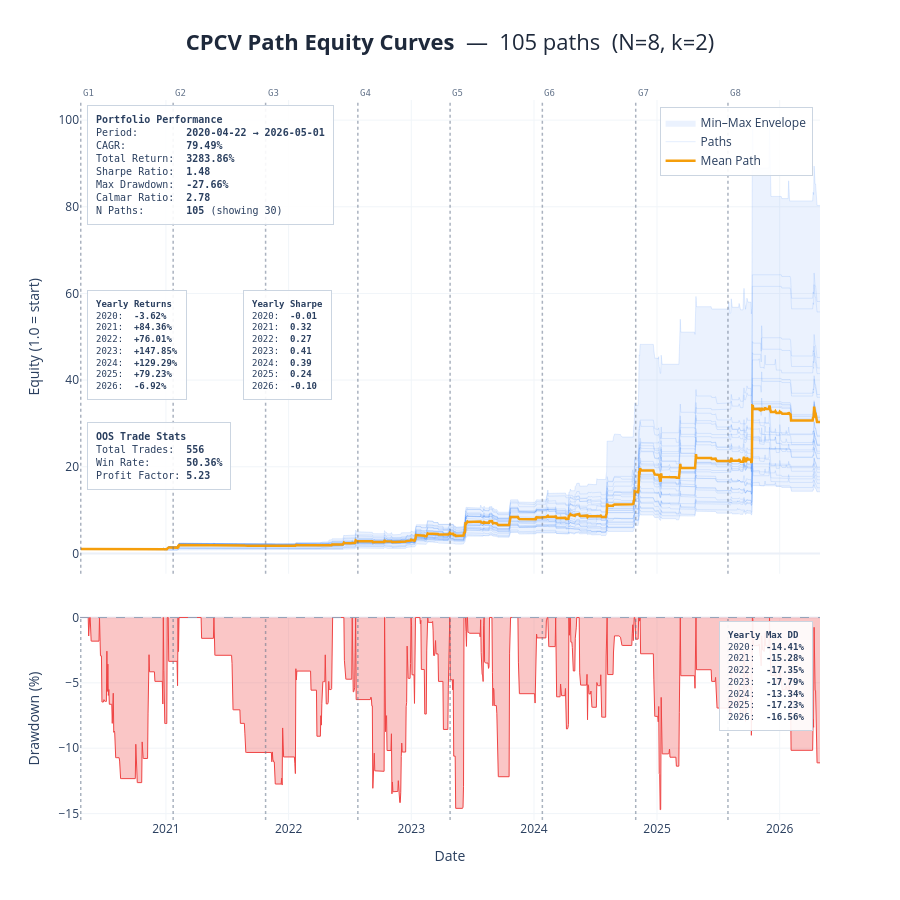
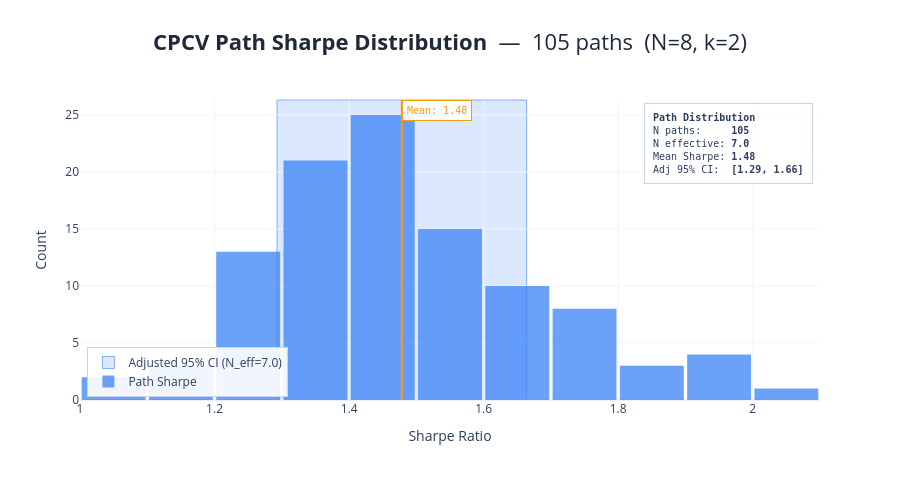

Here is the notebook cell these charts were saved with, in order:
### Markdown cell above
---
## Path-Level Charts

Three outputs:
- **Equity curves** — all 105 paths (semi-transparent blue), the mean path (bold amber),
  and the min-max envelope. Vertical dotted lines mark group boundaries g0-g7.
- **Sharpe histogram** — distribution of the 105 path-level Sharpe ratios with an
  overlap-adjusted confidence interval overlay.
- **Confidence interval text table** — naive and overlap-adjusted 95% CIs for Sharpe,
  Calmar, and Max DD.

### Code cell
ci = cpcv_confidence_intervals(results)
plot_cpcv_results(results, wf_sharpe=WF_SHARPE, ci_results=ci);

### Figure 1 — Plotly figure (JSON) as saved in the notebook; plotly's stock layout.template omitted (floating-point values rounded to 4 significant figures; data arrays with more than 128 entries replaced by an {"elided": "..."} marker saying what was removed)
{"data": [{"fill": "toself", "fillcolor": "rgba(59, 130, 246, 0.10)", "hoverinfo": "skip", "line": {"color": "rgba(0,0,0,0)"}, "name": "Min–Max Envelope", "type": "scatter", "x": {"elided": "3012 str values"}, "xaxis": "x", "y": {"elided": "3012 float values"}, "yaxis": "y"}, {"hoverinfo": "skip", "line": {"color": "#3b82f6", "width": 0.7}, "mode": "lines", "name": "Paths", "opacity": 0.2, "showlegend": true, "type": "scatter", "x": {"elided": "1506 str values"}, "xaxis": "x", "y": {"elided": "1506 float values"}, "yaxis": "y"}, {"hoverinfo": "skip", "line": {"color": "#3b82f6", "width": 0.7}, "mode": "lines", "name": "Paths", "opacity": 0.2, "showlegend": false, "type": "scatter", "x": {"elided": "1506 str values"}, "xaxis": "x", "y": {"elided": "1506 float values"}, "yaxis": "y"}, {"hoverinfo": "skip", "line": {"color": "#3b82f6", "width": 0.7}, "mode": "lines", "name": "Paths", "opacity": 0.2, "showlegend": false, "type": "scatter", "x": {"elided": "1506 str values"}, "xaxis": "x", "y": {"elided": "1506 float values"}, "yaxis": "y"}, {"hoverinfo": "skip", "line": {"color": "#3b82f6", "width": 0.7}, "mode": "lines", "name": "Paths", "opacity": 0.2, "showlegend": false, "type": "scatter", "x": {"elided": "1506 str values"}, "xaxis": "x", "y": {"elided": "1506 float values"}, "yaxis": "y"}, {"hoverinfo": "skip", "line": {"color": "#3b82f6", "width": 0.7}, "mode": "lines", "name": "Paths", "opacity": 0.2, "showlegend": false, "type": "scatter", "x": {"elided": "1506 str values"}, "xaxis": "x", "y": {"elided": "1506 float values"}, "yaxis": "y"}, {"hoverinfo": "skip", "line": {"color": "#3b82f6", "width": 0.7}, "mode": "lines", "name": "Paths", "opacity": 0.2, "showlegend": false, "type": "scatter", "x": {"elided": "1506 str values"}, "xaxis": "x", "y": {"elided": "1506 float values"}, "yaxis": "y"}, {"hoverinfo": "skip", "line": {"color": "#3b82f6", "width": 0.7}, "mode": "lines", "name": "Paths", "opacity": 0.2, "showlegend": false, "type": "scatter", "x": {"elided": "1506 str values"}, "xaxis": "x", "y": {"elided": "1506 float values"}, "yaxis": "y"}, {"hoverinfo": "skip", "line": {"color": "#3b82f6", "width": 0.7}, "mode": "lines", "name": "Paths", "opacity": 0.2, "showlegend": false, "type": "scatter", "x": {"elided": "1506 str values"}, "xaxis": "x", "y": {"elided": "1506 float values"}, "yaxis": "y"}, {"hoverinfo": "skip", "line": {"color": "#3b82f6", "width": 0.7}, "mode": "lines", "name": "Paths", "opacity": 0.2, "showlegend": false, "type": "scatter", "x": {"elided": "1506 str values"}, "xaxis": "x", "y": {"elided": "1506 float values"}, "yaxis": "y"}, {"hoverinfo": "skip", "line": {"color": "#3b82f6", "width": 0.7}, "mode": "lines", "name": "Paths", "opacity": 0.2, "showlegend": false, "type": "scatter", "x": {"elided": "1506 str values"}, "xaxis": "x", "y": {"elided": "1506 float values"}, "yaxis": "y"}, {"hoverinfo": "skip", "line": {"color": "#3b82f6", "width": 0.7}, "mode": "lines", "name": "Paths", "opacity": 0.2, "showlegend": false, "type": "scatter", "x": {"elided": "1506 str values"}, "xaxis": "x", "y": {"elided": "1506 float values"}, "yaxis": "y"}, {"hoverinfo": "skip", "line": {"color": "#3b82f6", "width": 0.7}, "mode": "lines", "name": "Paths", "opacity": 0.2, "showlegend": false, "type": "scatter", "x": {"elided": "1506 str values"}, "xaxis": "x", "y": {"elided": "1506 float values"}, "yaxis": "y"}, {"hoverinfo": "skip", "line": {"color": "#3b82f6", "width": 0.7}, "mode": "lines", "name": "Paths", "opacity": 0.2, "showlegend": false, "type": "scatter", "x": {"elided": "1506 str values"}, "xaxis": "x", "y": {"elided": "1506 float values"}, "yaxis": "y"}, {"hoverinfo": "skip", "line": {"color": "#3b82f6", "width": 0.7}, "mode": "lines", "name": "Paths", "opacity": 0.2, "showlegend": false, "type": "scatter", "x": {"elided": "1506 str values"}, "xaxis": "x", "y": {"elided": "1506 float values"}, "yaxis": "y"}, {"hoverinfo": "skip", "line": {"color": "#3b82f6", "width": 0.7}, "mode": "lines", "name": "Paths", "opacity": 0.2, "showlegend": false, "type": "scatter", "x": {"elided": "1506 str values"}, "xaxis": "x", "y": {"elided": "1506 float values"}, "yaxis": "y"}, {"hoverinfo": "skip", "line": {"color": "#3b82f6", "width": 0.7}, "mode": "lines", "name": "Paths", "opacity": 0.2, "showlegend": false, "type": "scatter", "x": {"elided": "1506 str values"}, "xaxis": "x", "y": {"elided": "1506 float values"}, "yaxis": "y"}, {"hoverinfo": "skip", "line": {"color": "#3b82f6", "width": 0.7}, "mode": "lines", "name": "Paths", "opacity": 0.2, "showlegend": false, "type": "scatter", "x": {"elided": "1506 str values"}, "xaxis": "x", "y": {"elided": "1506 float values"}, "yaxis": "y"}, {"hoverinfo": "skip", "line": {"color": "#3b82f6", "width": 0.7}, "mode": "lines", "name": "Paths", "opacity": 0.2, "showlegend": false, "type": "scatter", "x": {"elided": "1506 str values"}, "xaxis": "x", "y": {"elided": "1506 float values"}, "yaxis": "y"}, {"hoverinfo": "skip", "line": {"color": "#3b82f6", "width": 0.7}, "mode": "lines", "name": "Paths", "opacity": 0.2, "showlegend": false, "type": "scatter", "x": {"elided": "1506 str values"}, "xaxis": "x", "y": {"elided": "1506 float values"}, "yaxis": "y"}, {"hoverinfo": "skip", "line": {"color": "#3b82f6", "width": 0.7}, "mode": "lines", "name": "Paths", "opacity": 0.2, "showlegend": false, "type": "scatter", "x": {"elided": "1506 str values"}, "xaxis": "x", "y": {"elided": "1506 float values"}, "yaxis": "y"}, {"hoverinfo": "skip", "line": {"color": "#3b82f6", "width": 0.7}, "mode": "lines", "name": "Paths", "opacity": 0.2, "showlegend": false, "type": "scatter", "x": {"elided": "1506 str values"}, "xaxis": "x", "y": {"elided": "1506 float values"}, "yaxis": "y"}, {"hoverinfo": "skip", "line": {"color": "#3b82f6", "width": 0.7}, "mode": "lines", "name": "Paths", "opacity": 0.2, "showlegend": false, "type": "scatter", "x": {"elided": "1506 str values"}, "xaxis": "x", "y": {"elided": "1506 float values"}, "yaxis": "y"}, {"hoverinfo": "skip", "line": {"color": "#3b82f6", "width": 0.7}, "mode": "lines", "name": "Paths", "opacity": 0.2, "showlegend": false, "type": "scatter", "x": {"elided": "1506 str values"}, "xaxis": "x", "y": {"elided": "1506 float values"}, "yaxis": "y"}, {"hoverinfo": "skip", "line": {"color": "#3b82f6", "width": 0.7}, "mode": "lines", "name": "Paths", "opacity": 0.2, "showlegend": false, "type": "scatter", "x": {"elided": "1506 str values"}, "xaxis": "x", "y": {"elided": "1506 float values"}, "yaxis": "y"}, {"hoverinfo": "skip", "line": {"color": "#3b82f6", "width": 0.7}, "mode": "lines", "name": "Paths", "opacity": 0.2, "showlegend": false, "type": "scatter", "x": {"elided": "1506 str values"}, "xaxis": "x", "y": {"elided": "1506 float values"}, "yaxis": "y"}, {"hoverinfo": "skip", "line": {"color": "#3b82f6", "width": 0.7}, "mode": "lines", "name": "Paths", "opacity": 0.2, "showlegend": false, "type": "scatter", "x": {"elided": "1506 str values"}, "xaxis": "x", "y": {"elided": "1506 float values"}, "yaxis": "y"}, {"hoverinfo": "skip", "line": {"color": "#3b82f6", "width": 0.7}, "mode": "lines", "name": "Paths", "opacity": 0.2, "showlegend": false, "type": "scatter", "x": {"elided": "1506 str values"}, "xaxis": "x", "y": {"elided": "1506 float values"}, "yaxis": "y"}, {"hoverinfo": "skip", "line": {"color": "#3b82f6", "width": 0.7}, "mode": "lines", "name": "Paths", "opacity": 0.2, "showlegend": false, "type": "scatter", "x": {"elided": "1506 str values"}, "xaxis": "x", "y": {"elided": "1506 float values"}, "yaxis": "y"}, {"hoverinfo": "skip", "line": {"color": "#3b82f6", "width": 0.7}, "mode": "lines", "name": "Paths", "opacity": 0.2, "showlegend": false, "type": "scatter", "x": {"elided": "1506 str values"}, "xaxis": "x", "y": {"elided": "1506 float values"}, "yaxis": "y"}, {"hoverinfo": "skip", "line": {"color": "#3b82f6", "width": 0.7}, "mode": "lines", "name": "Paths", "opacity": 0.2, "showlegend": false, "type": "scatter", "x": {"elided": "1506 str values"}, "xaxis": "x", "y": {"elided": "1506 float values"}, "yaxis": "y"}, {"hovertemplate": "<b>Mean Path</b><br>%{x}<br>Equity: %{y:.4f}<extra></extra>", "line": {"color": "#f59e0b", "width": 2.5}, "mode": "lines", "name": "Mean Path", "type": "scatter", "x": {"elided": "1506 str values"}, "xaxis": "x", "y": {"elided": "1506 float values"}, "yaxis": "y"}, {"fill": "tozeroy", "fillcolor": "rgba(239, 68, 68, 0.3)", "hovertemplate": "<b>Drawdown</b><br>%{x}<br>%{y:.2f}%<extra></extra>", "line": {"color": "#ef4444", "width": 1}, "mode": "lines", "name": "Drawdown", "showlegend": false, "type": "scatter", "x": {"elided": "1506 str values"}, "xaxis": "x2", "y": {"elided": "1506 float values"}, "yaxis": "y2"}], "layout": {"annotations": [{"font": {"color": "#64748b", "family": "monospace", "size": 9}, "showarrow": false, "text": "G1", "x": "2020-04-22 13:00:00", "xanchor": "left", "xref": "x", "y": 1, "yanchor": "bottom", "yref": "y domain"}, {"font": {"color": "#64748b", "family": "monospace", "size": 9}, "showarrow": false, "text": "G2", "x": "2021-01-22 11:00:00", "xanchor": "left", "xref": "x", "y": 1, "yanchor": "bottom", "yref": "y domain"}, {"font": {"color": "#64748b", "family": "monospace", "size": 9}, "showarrow": false, "text": "G3", "x": "2021-10-24 11:00:00", "xanchor": "left", "xref": "x", "y": 1, "yanchor": "bottom", "yref": "y domain"}, {"font": {"color": "#64748b", "family": "monospace", "size": 9}, "showarrow": false, "text": "G4", "x": "2022-07-25 22:00:00", "xanchor": "left", "xref": "x", "y": 1, "yanchor": "bottom", "yref": "y domain"}, {"font": {"color": "#64748b", "family": "monospace", "size": 9}, "showarrow": false, "text": "G5", "x": "2023-04-26 10:00:00", "xanchor": "left", "xref": "x", "y": 1, "yanchor": "bottom", "yref": "y domain"}, {"font": {"color": "#64748b", "family": "monospace", "size": 9}, "showarrow": false, "text": "G6", "x": "2024-01-25 21:00:00", "xanchor": "left", "xref": "x", "y": 1, "yanchor": "bottom", "yref": "y domain"}, {"font": {"color": "#64748b", "family": "monospace", "size": 9}, "showarrow": false, "text": "G7", "x": "2024-10-29 15:00:00", "xanchor": "left", "xref": "x", "y": 1, "yanchor": "bottom", "yref": "y domain"}, {"font": {"color": "#64748b", "family": "monospace", "size": 9}, "showarrow": false, "text": "G8", "x": "2025-07-31 02:00:00", "xanchor": "left", "xref": "x", "y": 1, "yanchor": "bottom", "yref": "y domain"}, {"align": "left", "bgcolor": "rgba(255, 255, 255, 0.9)", "bordercolor": "#cbd5e1", "borderpad": 8, "borderwidth": 1, "font": {"family": "monospace", "size": 10}, "showarrow": false, "text": "<b>Portfolio Performance</b><br>Period:        <b>2020-04-22 → 2026-05-01</b><br>CAGR:          <b>79.49%</b><br>Total Return:  <b>3283.86%</b><br>Sharpe Ratio:  <b>1.48</b><br>Max Drawdown:  <b>-27.66%</b><br>Calmar Ratio:  <b>2.78</b><br>N Paths:       <b>105</b> (showing 30)", "x": 0.01, "xanchor": "left", "xref": "x domain", "y": 0.99, "yanchor": "top", "yref": "y domain"}, {"align": "left", "bgcolor": "rgba(255, 255, 255, 0.9)", "bordercolor": "#cbd5e1", "borderpad": 8, "borderwidth": 1, "font": {"family": "monospace", "size": 9}, "showarrow": false, "text": "<b>Yearly Returns</b><br>2020:  <b>-3.62%</b><br>2021:  <b>+84.36%</b><br>2022:  <b>+76.01%</b><br>2023:  <b>+147.85%</b><br>2024:  <b>+129.29%</b><br>2025:  <b>+79.23%</b><br>2026:  <b>-6.92%</b>", "x": 0.01, "xanchor": "left", "xref": "x domain", "y": 0.6, "yanchor": "top", "yref": "y domain"}, {"align": "left", "bgcolor": "rgba(255, 255, 255, 0.9)", "bordercolor": "#cbd5e1", "borderpad": 8, "borderwidth": 1, "font": {"family": "monospace", "size": 9}, "showarrow": false, "text": "<b>Yearly Sharpe</b><br>2020:  <b>-0.01</b><br>2021:  <b>0.32</b><br>2022:  <b>0.27</b><br>2023:  <b>0.41</b><br>2024:  <b>0.39</b><br>2025:  <b>0.24</b><br>2026:  <b>-0.10</b>", "x": 0.22, "xanchor": "left", "xref": "x domain", "y": 0.6, "yanchor": "top", "yref": "y domain"}, {"align": "left", "bgcolor": "rgba(255, 255, 255, 0.9)", "bordercolor": "#cbd5e1", "borderpad": 8, "borderwidth": 1, "font": {"family": "monospace", "size": 10}, "showarrow": false, "text": "<b>OOS Trade Stats</b><br>Total Trades:  <b>556</b><br>Win Rate:      <b>50.36%</b><br>Profit Factor: <b>5.23</b>", "x": 0.01, "xanchor": "left", "xref": "x domain", "y": 0.32, "yanchor": "top", "yref": "y domain"}, {"align": "left", "bgcolor": "rgba(255, 255, 255, 0.9)", "bordercolor": "#cbd5e1", "borderpad": 8, "borderwidth": 1, "font": {"family": "monospace", "size": 9}, "showarrow": false, "text": "<b>Yearly Max DD</b><br>2020:  <b>-14.41%</b><br>2021:  <b>-15.28%</b><br>2022:  <b>-17.35%</b><br>2023:  <b>-17.79%</b><br>2024:  <b>-13.34%</b><br>2025:  <b>-17.23%</b><br>2026:  <b>-16.56%</b>", "x": 0.99, "xanchor": "right", "xref": "x2 domain", "y": 0.98, "yanchor": "top", "yref": "y2 domain"}], "height": 900, "hovermode": "x unified", "legend": {"bgcolor": "rgba(255, 255, 255, 0.9)", "bordercolor": "#cbd5e1", "borderwidth": 1, "x": 0.99, "xanchor": "right", "y": 0.99, "yanchor": "top"}, "shapes": [{"line": {"color": "#94a3b8", "dash": "dash", "width": 1}, "type": "line", "x0": 0, "x1": 1, "xref": "x2 domain", "y0": 0, "y1": 0, "yref": "y2"}, {"line": {"color": "rgba(100,116,139,0.55)", "dash": "dot", "width": 1.5}, "type": "line", "x0": "2020-04-22 13:00:00", "x1": "2020-04-22 13:00:00", "xref": "x", "y0": 0, "y1": 1, "yref": "y domain"}, {"line": {"color": "rgba(100,116,139,0.55)", "dash": "dot", "width": 1.5}, "type": "line", "x0": "2020-04-22 13:00:00", "x1": "2020-04-22 13:00:00", "xref": "x2", "y0": 0, "y1": 1, "yref": "y2 domain"}, {"line": {"color": "rgba(100,116,139,0.55)", "dash": "dot", "width": 1.5}, "type": "line", "x0": "2021-01-22 11:00:00", "x1": "2021-01-22 11:00:00", "xref": "x", "y0": 0, "y1": 1, "yref": "y domain"}, {"line": {"color": "rgba(100,116,139,0.55)", "dash": "dot", "width": 1.5}, "type": "line", "x0": "2021-01-22 11:00:00", "x1": "2021-01-22 11:00:00", "xref": "x2", "y0": 0, "y1": 1, "yref": "y2 domain"}, {"line": {"color": "rgba(100,116,139,0.55)", "dash": "dot", "width": 1.5}, "type": "line", "x0": "2021-10-24 11:00:00", "x1": "2021-10-24 11:00:00", "xref": "x", "y0": 0, "y1": 1, "yref": "y domain"}, {"line": {"color": "rgba(100,116,139,0.55)", "dash": "dot", "width": 1.5}, "type": "line", "x0": "2021-10-24 11:00:00", "x1": "2021-10-24 11:00:00", "xref": "x2", "y0": 0, "y1": 1, "yref": "y2 domain"}, {"line": {"color": "rgba(100,116,139,0.55)", "dash": "dot", "width": 1.5}, "type": "line", "x0": "2022-07-25 22:00:00", "x1": "2022-07-25 22:00:00", "xref": "x", "y0": 0, "y1": 1, "yref": "y domain"}, {"line": {"color": "rgba(100,116,139,0.55)", "dash": "dot", "width": 1.5}, "type": "line", "x0": "2022-07-25 22:00:00", "x1": "2022-07-25 22:00:00", "xref": "x2", "y0": 0, "y1": 1, "yref": "y2 domain"}, {"line": {"color": "rgba(100,116,139,0.55)", "dash": "dot", "width": 1.5}, "type": "line", "x0": "2023-04-26 10:00:00", "x1": "2023-04-26 10:00:00", "xref": "x", "y0": 0, "y1": 1, "yref": "y domain"}, {"line": {"color": "rgba(100,116,139,0.55)", "dash": "dot", "width": 1.5}, "type": "line", "x0": "2023-04-26 10:00:00", "x1": "2023-04-26 10:00:00", "xref": "x2", "y0": 0, "y1": 1, "yref": "y2 domain"}, {"line": {"color": "rgba(100,116,139,0.55)", "dash": "dot", "width": 1.5}, "type": "line", "x0": "2024-01-25 21:00:00", "x1": "2024-01-25 21:00:00", "xref": "x", "y0": 0, "y1": 1, "yref": "y domain"}, {"line": {"color": "rgba(100,116,139,0.55)", "dash": "dot", "width": 1.5}, "type": "line", "x0": "2024-01-25 21:00:00", "x1": "2024-01-25 21:00:00", "xref": "x2", "y0": 0, "y1": 1, "yref": "y2 domain"}, {"line": {"color": "rgba(100,116,139,0.55)", "dash": "dot", "width": 1.5}, "type": "line", "x0": "2024-10-29 15:00:00", "x1": "2024-10-29 15:00:00", "xref": "x", "y0": 0, "y1": 1, "yref": "y domain"}, {"line": {"color": "rgba(100,116,139,0.55)", "dash": "dot", "width": 1.5}, "type": "line", "x0": "2024-10-29 15:00:00", "x1": "2024-10-29 15:00:00", "xref": "x2", "y0": 0, "y1": 1, "yref": "y2 domain"}, {"line": {"color": "rgba(100,116,139,0.55)", "dash": "dot", "width": 1.5}, "type": "line", "x0": "2025-07-31 02:00:00", "x1": "2025-07-31 02:00:00", "xref": "x", "y0": 0, "y1": 1, "yref": "y domain"}, {"line": {"color": "rgba(100,116,139,0.55)", "dash": "dot", "width": 1.5}, "type": "line", "x0": "2025-07-31 02:00:00", "x1": "2025-07-31 02:00:00", "xref": "x2", "y0": 0, "y1": 1, "yref": "y2 domain"}], "title": {"font": {"color": "#1E293B", "size": 22}, "text": "<b>CPCV Path Equity Curves</b>  —  105 paths  (N=8, k=2)", "x": 0.5, "xanchor": "center"}, "xaxis": {"anchor": "y", "domain": [0, 1], "dtick": "M12", "gridcolor": "#f1f5f9", "gridwidth": 1, "matches": "x2", "showgrid": true, "showticklabels": false, "tickformat": "%Y"}, "xaxis2": {"anchor": "y2", "domain": [0, 1], "dtick": "M12", "gridcolor": "#f1f5f9", "gridwidth": 1, "showgrid": true, "tickformat": "%Y", "title": {"text": "Date"}}, "yaxis": {"anchor": "x", "domain": [0.342, 1.0], "gridcolor": "#f1f5f9", "gridwidth": 1, "showgrid": true, "title": {"text": "Equity (1.0 = start)"}}, "yaxis2": {"anchor": "x2", "domain": [0, 0.282], "gridcolor": "#f1f5f9", "gridwidth": 1, "showgrid": true, "title": {"text": "Drawdown (%)"}}}}

### Figure 2 — Plotly figure (JSON) as saved in the notebook; plotly's stock layout.template omitted (floating-point values rounded to 4 significant figures)
{"data": [{"marker": {"color": "rgba(59, 130, 246, 0.18)", "line": {"color": "rgba(59, 130, 246, 0.60)", "width": 1}, "size": 12, "symbol": "square"}, "mode": "markers", "name": "Adjusted 95% CI (N_eff=7.0)", "showlegend": true, "type": "scatter", "x": [null], "y": [null]}, {"hovertemplate": "Sharpe: %{x:.2f}<br>Count: %{y}<extra></extra>", "marker": {"color": "#3b82f6"}, "name": "Path Sharpe", "nbinsx": 15, "opacity": 0.75, "type": "histogram", "x": [1.557, 1.465, 1.935, 1.522, 1.48, 2.064, 1.637, 1.567, 1.682, 1.427, 1.398, 1.562, 1.738, 1.231, 1.279, 1.478, 1.382, 1.847, 1.264, 1.203, 1.812, 1.577, 1.506, 1.617, 1.363, 1.338, 1.499, 1.765, 1.262, 1.311, 1.412, 1.31, 1.798, 1.515, 1.292, 1.62, 1.706, 1.587, 1.425, 1.499, 1.584, 1.303, 1.901, 1.513, 1.394, 1.386, 1.333, 1.927, 1.692, 1.488, 1.79, 1.712, 1.719, 1.446, 1.507, 1.718, 1.278, 1.902, 1.535, 1.367, 1.414, 1.336, 1.453, 1.606, 1.487, 1.325, 1.433, 1.437, 1.149, 1.504, 1.631, 1.307, 1.432, 1.443, 1.396, 1.237, 1.215, 1.378, 1.438, 1.527, 1.258, 1.256, 1.479, 1.034, 1.548, 1.67, 1.358, 1.359, 1.32, 1.439, 1.644, 1.103, 1.155, 1.837, 1.441, 1.319, 1.668, 1.265, 1.084, 1.463, 1.476, 1.426, 1.337, 1.297, 1.421]}], "layout": {"annotations": [{"bgcolor": "rgba(255, 255, 255, 0.9)", "bordercolor": "#f59e0b", "borderpad": 4, "borderwidth": 1, "font": {"color": "#f59e0b", "family": "monospace", "size": 10}, "showarrow": false, "text": "Mean: 1.48", "x": 1.478, "xanchor": "left", "xref": "x", "y": 1, "yanchor": "top", "yref": "y domain"}, {"align": "left", "bgcolor": "rgba(255, 255, 255, 0.9)", "bordercolor": "#cbd5e1", "borderpad": 8, "borderwidth": 1, "font": {"family": "monospace", "size": 10}, "showarrow": false, "text": "<b>Path Distribution</b><br>N paths:     <b>105</b><br>N effective: <b>7.0</b><br>Mean Sharpe: <b>1.48</b><br>Adj 95% CI:  <b>[1.29, 1.66]</b>", "x": 0.99, "xanchor": "right", "xref": "paper", "y": 0.99, "yanchor": "top", "yref": "paper"}], "bargap": 0.05, "height": 480, "legend": {"bgcolor": "rgba(255, 255, 255, 0.9)", "bordercolor": "#cbd5e1", "borderwidth": 1, "x": 0.01, "xanchor": "left", "y": 0.01, "yanchor": "bottom"}, "shapes": [{"fillcolor": "rgba(59, 130, 246, 0.18)", "layer": "below", "line": {"color": "rgba(59, 130, 246, 0.60)", "width": 1}, "type": "rect", "x0": 1.293, "x1": 1.664, "xref": "x", "y0": 0, "y1": 1, "yref": "paper"}, {"line": {"color": "#f59e0b", "dash": "solid", "width": 2}, "type": "line", "x0": 1.478, "x1": 1.478, "xref": "x", "y0": 0, "y1": 1, "yref": "y domain"}], "title": {"font": {"color": "#1E293B", "size": 22}, "text": "<b>CPCV Path Sharpe Distribution</b>  —  105 paths  (N=8, k=2)", "x": 0.5, "xanchor": "center"}, "xaxis": {"gridcolor": "#f1f5f9", "gridwidth": 1, "showgrid": true, "title": {"text": "Sharpe Ratio"}}, "yaxis": {"gridcolor": "#f1f5f9", "gridwidth": 1, "showgrid": true, "title": {"text": "Count"}}}}
